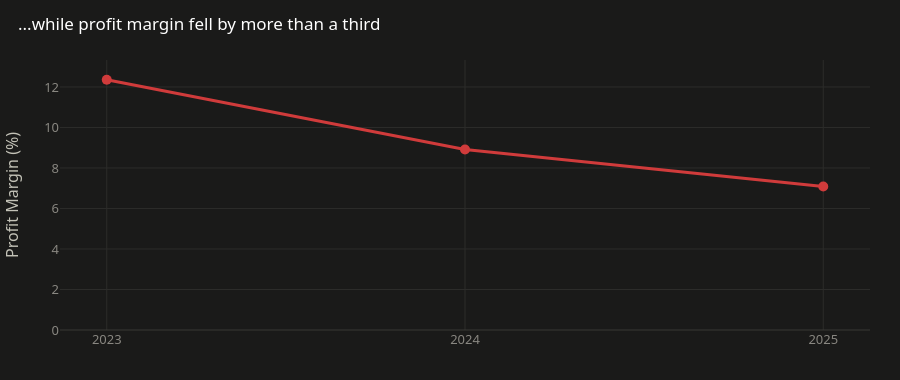

Notebook source saved alongside this figure:
### Code cell
fig = px.line(yearly, x="Year", y="Margin_Pct", markers=True,
              title="...while profit margin fell by more than a third",
              color_discrete_sequence=[STATUS["critical"]])
fig.update_traces(line=dict(width=3), marker=dict(size=10))
fig.update_layout(yaxis_title="Profit Margin (%)", xaxis_title=None, xaxis=dict(type="category"),
                   yaxis=dict(rangemode="tozero"))
finalize(fig, height=380).show()

### Figure 1 — Plotly figure (JSON) as saved in the notebook; plotly's stock layout.template omitted (floating-point values rounded to 4 significant figures)
{"data": [{"hovertemplate": "Year=%{x}<br>Margin_Pct=%{y}<extra></extra>", "legendgroup": "", "line": {"color": "#d03b3b", "dash": "solid", "width": 3}, "marker": {"size": 10, "symbol": "circle"}, "mode": "lines+markers", "name": "", "orientation": "v", "showlegend": false, "type": "scatter", "x": [2023, 2024, 2025], "xaxis": "x", "y": [12.36, 8.912, 7.089], "yaxis": "y"}], "layout": {"height": 380, "legend": {"orientation": "h", "tracegroupgap": 0, "x": 0, "xanchor": "left", "y": 1.02, "yanchor": "bottom"}, "title": {"text": "...while profit margin fell by more than a third"}, "xaxis": {"anchor": "y", "domain": [0.0, 1.0], "title": {}, "type": "category"}, "yaxis": {"anchor": "x", "domain": [0.0, 1.0], "rangemode": "tozero", "title": {"text": "Profit Margin (%)"}}}}
